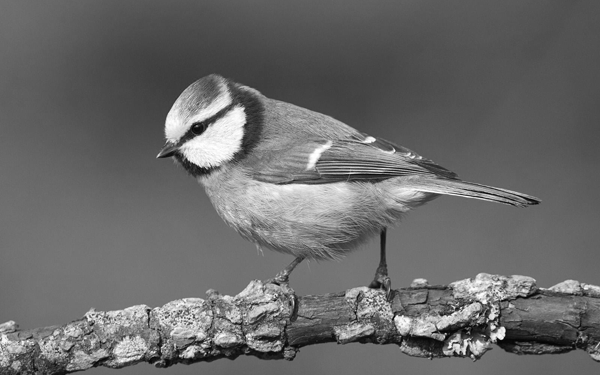
#> input picture RESENO/RESENO T5/ptic.png, 600 x 375 px
$ python images.py   (older library calls are emulated)
#> lines starting #> are read from the running program, lines starting #| are printed output that depends on the picture
"""
==============
Image tutorial
==============

A short tutorial on plotting images with Matplotlib.

.. _imaging_startup:

Startup commands
===================

First, let's start IPython.  It is a most excellent enhancement to the
standard Python prompt, and it ties in especially well with
Matplotlib.  Start IPython either at a shell, or the IPython Notebook now.

With IPython started, we now need to connect to a GUI event loop.  This
tells IPython where (and how) to display plots.  To connect to a GUI
loop, execute the **%matplotlib** magic at your IPython prompt.  There's more
detail on exactly what this does at `IPython's documentation on GUI
event loops
<http://ipython.org/ipython-doc/2/interactive/reference.html#gui-event-loop-support>`_.

If you're using IPython Notebook, the same commands are available, but
people commonly use a specific argument to the %matplotlib magic:

.. sourcecode:: ipython

    In [1]: %matplotlib inline

This turns on inline plotting, where plot graphics will appear in your
notebook.  This has important implications for interactivity.  For inline plotting, commands in
cells below the cell that outputs a plot will not affect the plot.  For example,
changing the color map is not possible from cells below the cell that creates a plot.
However, for other backends, such as Qt5, that open a separate window,
cells below those that create the plot will change the plot - it is a
live object in memory.

This tutorial will use matplotlib's imperative-style plotting
interface, pyplot.  This interface maintains global state, and is very
useful for quickly and easily experimenting with various plot
settings.  The alternative is the object-oriented interface, which is also
very powerful, and generally more suitable for large application
development.  If you'd like to learn about the object-oriented
interface, a great place to start is our :doc:`Usage guide
</tutorials/introductory/usage>`.  For now, let's get on
with the imperative-style approach:
"""
import numpy as np
import matplotlib.pyplot as plt
import matplotlib.image as mpimg

###############################################################################
# .. _importing_data:
#
# Importing image data into Numpy arrays
# ===============================================
#
# Loading image data is supported by the `Pillow
# <https://pillow.readthedocs.io/en/latest/>`_ library.  Natively, Matplotlib
# only supports PNG images.  The commands shown below fall back on Pillow if
# the native read fails.
#
# The image used in this example is a PNG file, but keep that Pillow
# requirement in mind for your own data.
#
# Here's the image we're going to play with:
#
# .. image:: ../../_static/stinkbug.png
#
# It's a 24-bit RGB PNG image (8 bits for each of R, G, B).  Depending
# on where you get your data, the other kinds of image that you'll most
# likely encounter are RGBA images, which allow for transparency, or
# single-channel grayscale (luminosity) images.  You can right click on
# it and choose "Save image as" to download it to your computer for the
# rest of this tutorial.
#
# And here we go...

img = mpimg.imread('ptic.png')
#> img is the input picture: shape (375, 600, 4) float32; mean R, G, B, A 0.413, 0.413, 0.413, 1
print(img)
#> (printed output is left out)
print(np.where(img == 1))
#> (printed output is left out)

###############################################################################
# Note the dtype there - float32.  Matplotlib has rescaled the 8 bit
# data from each channel to floating point data between 0.0 and 1.0.  As
# a side note, the only datatype that Pillow can work with is uint8.
# Matplotlib plotting can handle float32 and uint8, but image
# reading/writing for any format other than PNG is limited to uint8
# data.  Why 8 bits? Most displays can only render 8 bits per channel
# worth of color gradation.  Why can they only render 8 bits/channel?
# Because that's about all the human eye can see.  More here (from a
# photography standpoint): `Luminous Landscape bit depth tutorial
# <https://luminous-landscape.com/bit-depth/>`_.
#
# Each inner list represents a pixel.  Here, with an RGB image, there
# are 3 values.  Since it's a black and white image, R, G, and B are all
# similar.  An RGBA (where A is alpha, or transparency), has 4 values
# per inner list, and a simple luminance image just has one value (and
# is thus only a 2-D array, not a 3-D array).  For RGB and RGBA images,
# matplotlib supports float32 and uint8 data types.  For grayscale,
# matplotlib supports only float32.  If your array data does not meet
# one of these descriptions, you need to rescale it.
#
# .. _plotting_data:
#
# Plotting numpy arrays as images
# ===================================
#
# So, you have your data in a numpy array (either by importing it, or by
# generating it).  Let's render it.  In Matplotlib, this is performed
# using the :func:`~matplotlib.pyplot.imshow` function.  Here we'll grab
# the plot object.  This object gives you an easy way to manipulate the
# plot from the prompt.

imgplot = plt.imshow(img)

###############################################################################
# You can also plot any numpy array.
#
# .. _Pseudocolor:
#
# Applying pseudocolor schemes to image plots
# -------------------------------------------------
#
# Pseudocolor can be a useful tool for enhancing contrast and
# visualizing your data more easily.  This is especially useful when
# making presentations of your data using projectors - their contrast is
# typically quite poor.
#
# Pseudocolor is only relevant to single-channel, grayscale, luminosity
# images.  We currently have an RGB image.  Since R, G, and B are all
# similar (see for yourself above or in your data), we can just pick one
# channel of our data:

lum_img = img[:, :, 0]

# This is array slicing.  You can read more in the `Numpy tutorial
# <https://docs.scipy.org/doc/numpy/user/quickstart.html>`_.

plt.imshow(lum_img)

###############################################################################
# Now, with a luminosity (2D, no color) image, the default colormap (aka lookup table,
# LUT), is applied.  The default is called viridis.  There are plenty of
# others to choose from.

plt.imshow(lum_img, cmap="hot")

###############################################################################
# Note that you can also change colormaps on existing plot objects using the
# :meth:`~matplotlib.image.Image.set_cmap` method:

imgplot = plt.imshow(lum_img)
imgplot.set_cmap('nipy_spectral')

###############################################################################
#
# .. note::
#
#    However, remember that in the IPython notebook with the inline backend,
#    you can't make changes to plots that have already been rendered.  If you
#    create imgplot here in one cell, you cannot call set_cmap() on it in a later
#    cell and expect the earlier plot to change.  Make sure that you enter these
#    commands together in one cell.  plt commands will not change plots from earlier
#    cells.
#
# There are many other colormap schemes available.  See the `list and
# images of the colormaps
# <../colors/colormaps.html>`_.
#
# .. _`Color Bars`:
#
# Color scale reference
# ------------------------
#
# It's helpful to have an idea of what value a color represents.  We can
# do that by adding color bars.

imgplot = plt.imshow(lum_img)
plt.colorbar()

###############################################################################
# This adds a colorbar to your existing figure.  This won't
# automatically change if you change you switch to a different
# colormap - you have to re-create your plot, and add in the colorbar
# again.
#
# .. _`Data ranges`:
#
# Examining a specific data range
# ---------------------------------
#
# Sometimes you want to enhance the contrast in your image, or expand
# the contrast in a particular region while sacrificing the detail in
# colors that don't vary much, or don't matter.  A good tool to find
# interesting regions is the histogram.  To create a histogram of our
# image data, we use the :func:`~matplotlib.pyplot.hist` function.

plt.hist(lum_img.ravel(), bins=256, range=(0.0, 1.0), fc='k', ec='k')

###############################################################################
# Most often, the "interesting" part of the image is around the peak,
# and you can get extra contrast by clipping the regions above and/or
# below the peak.  In our histogram, it looks like there's not much
# useful information in the high end (not many white things in the
# image).  Let's adjust the upper limit, so that we effectively "zoom in
# on" part of the histogram.  We do this by passing the clim argument to
# imshow.  You could also do this by calling the
# :meth:`~matplotlib.image.Image.set_clim` method of the image plot
# object, but make sure that you do so in the same cell as your plot
# command when working with the IPython Notebook - it will not change
# plots from earlier cells.
#
# You can specify the clim in the call to ``plot``.

imgplot = plt.imshow(lum_img, clim=(0.0, 0.7))

###############################################################################
# You can also specify the clim using the returned object
fig = plt.figure()
a = fig.add_subplot(1, 2, 1)
imgplot = plt.imshow(lum_img)
a.set_title('Before')
plt.colorbar(ticks=[0.1, 0.3, 0.5, 0.7], orientation='horizontal')
a = fig.add_subplot(1, 2, 2)
imgplot = plt.imshow(lum_img)
imgplot.set_clim(0.0, 0.7)
a.set_title('After')
plt.colorbar(ticks=[0.1, 0.3, 0.5, 0.7], orientation='horizontal')
###############################################################################
# .. _Interpolation:
#
# Array Interpolation schemes
# ---------------------------
#
# Interpolation calculates what the color or value of a pixel "should"
# be, according to different mathematical schemes.  One common place
# that this happens is when you resize an image.  The number of pixels
# change, but you want the same information.  Since pixels are discrete,
# there's missing space.  Interpolation is how you fill that space.
# This is why your images sometimes come out looking pixelated when you
# blow them up.  The effect is more pronounced when the difference
# between the original image and the expanded image is greater.  Let's
# take our image and shrink it.  We're effectively discarding pixels,
# only keeping a select few.  Now when we plot it, that data gets blown
# up to the size on your screen.  The old pixels aren't there anymore,
# and the computer has to draw in pixels to fill that space.
#
# We'll use the Pillow library that we used to load the image also to resize
# the image.

from PIL import Image

img = Image.open('ptic.png')
#> img: PIL image 600x375 RGBA
img.thumbnail((64, 64), Image.ANTIALIAS)  # resizes image in-place
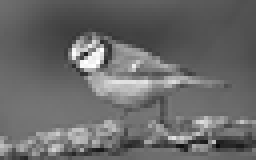
#> img: PIL image 64x40 RGBA (shown 4 times larger); mean R, G, B, A 105.3, 105.3, 105.3, 255
imgplot = plt.imshow(img)
plt.show()
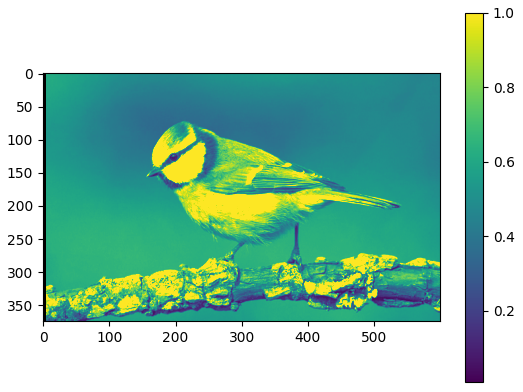
#> figure drawn by matplotlib, 2 panels
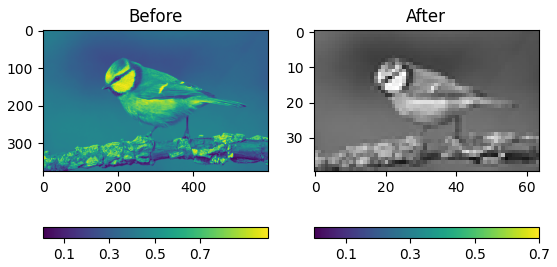
#> figure drawn by matplotlib, 4 panels

###############################################################################
# Here we have the default interpolation, bilinear, since we did not
# give :func:`~matplotlib.pyplot.imshow` any interpolation argument.
#
# Let's try some others. Here's "nearest", which does no interpolation.

imgplot = plt.imshow(img, interpolation="nearest")
plt.show()
###############################################################################
# and bicubic:

imgplot = plt.imshow(img, interpolation="bicubic")
plt.show()
###############################################################################
# Bicubic interpolation is often used when blowing up photos - people
# tend to prefer blurry over pixelated.
